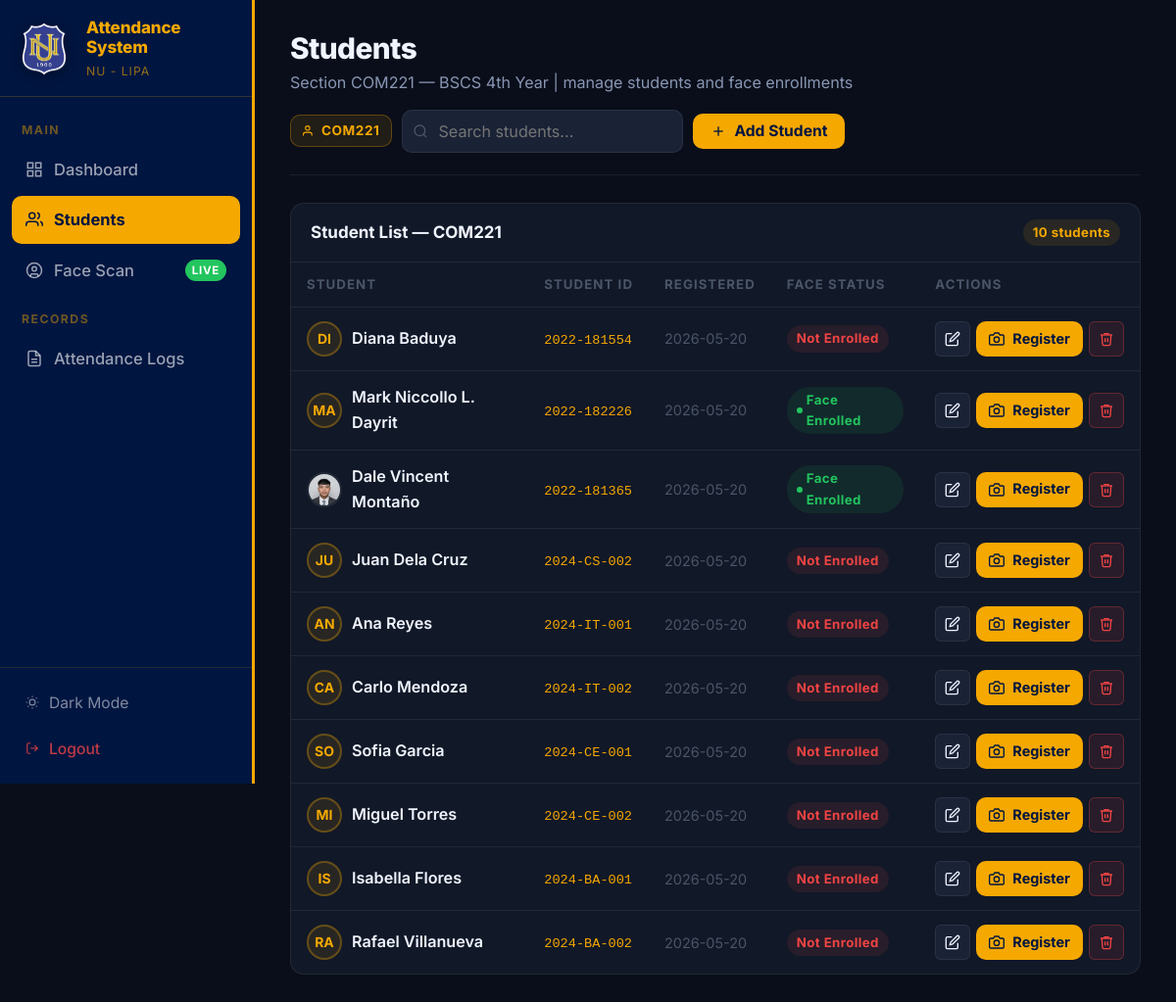
/students (signed in), run on an earlier commit of the app's database.
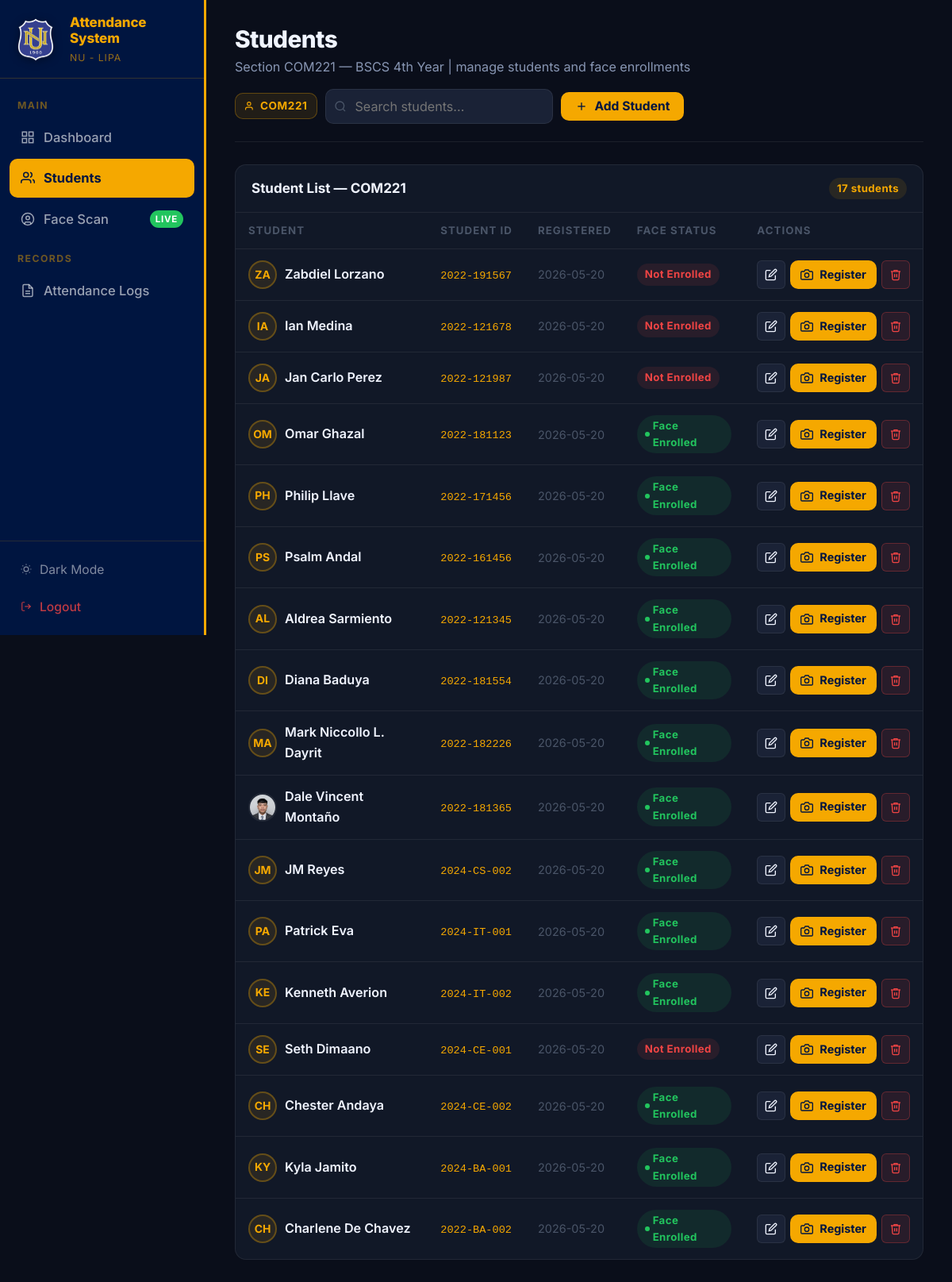
And on a later commit of the database.
### tables this page shows
CREATE TABLE students (
            id             INTEGER PRIMARY KEY AUTOINCREMENT,
            student_number TEXT    NOT NULL UNIQUE,
            full_name      TEXT    NOT NULL,
            course         TEXT    NOT NULL,
            year_level     INTEGER NOT NULL,
            section        TEXT    NOT NULL,
            image_path     TEXT,
            created_at     DATETIME DEFAULT CURRENT_TIMESTAMP
        , face_embedding BLOB);

### app.py (the view)
@app.route('/students')
@login_required
def students():
    db       = get_db()
    students = db.execute(
        "SELECT * FROM students ORDER BY created_at DESC"
    ).fetchall()
    db.close()
    return render_template('students.html', students=students)

### app.py (called while the page is built)
def login_required(f):
    @wraps(f)
    def decorated(*args, **kwargs):
        if 'admin_id' not in session:
            if request.path.startswith('/api/'):
                return jsonify({'success': False, 'message': 'Session expired. Please refresh and log in again.'}), 401
            flash('Please log in to continue.', 'error')
            return redirect(url_for('login'))
        return f(*args, **kwargs)
    return decorated

### utils/database.py (called while the page is built)
def get_db():
    conn = sqlite3.connect(DB_PATH)
    conn.row_factory = sqlite3.Row
    conn.execute("PRAGMA foreign_keys = ON")
    return conn

### templates/students.html (shortened to what this page needs)
{% extends "layout.html" %}
{% block content %}
<div class="page-header">
  <div>
    <h1 class="page-title">Students</h1>
    <p class="page-subtitle">Section COM221 — BSCS 4th Year | manage students and face enrollments</p>
  </div>
  <div class="page-actions">
    <div class="section-tag">
      <svg viewBox="0 0 24 24" fill="none" stroke="currentColor" stroke-width="2" width="13" height="13">
        <path d="M17 21v-2a4 4 0 0 0-4-4H5a4 4 0 0 0-4 4v2"/>
        <circle cx="9" cy="7" r="4"/>
      </svg>
      COM221
    </div>
    <div class="search-bar">
      <input class="form-input" type="search" id="studentSearch" placeholder="Search students..." />
    </div>
    <button class="btn btn-primary" onclick="openAddModal()">
      <svg viewBox="0 0 24 24" fill="none" stroke="currentColor" stroke-width="2">
        <line x1="12" y1="5" x2="12" y2="19"/><line x1="5" y1="12" x2="19" y2="12"/>
      </svg>
      Add Student
    </button>
  </div>
</div>
<div class="card">
  <div class="card-header">
    <h3 class="card-title">Student List — COM221</h3>
    <span class="badge badge-accent" id="studentCount">{{ students|length }} students</span>
  </div>
  <div class="table-wrapper">
    <table id="studentsTable">
      <thead>
        <tr>
          <th>Student</th>
          <th>Student ID</th>
          <th>Registered</th>
          <th>Face Status</th>
          <th>Actions</th>
        </tr>
      </thead>
      <tbody id="studentsBody">
        {% if students %}
          {% for s in students %}
          <tr data-id="{{ s.id }}" data-name="{{ s.full_name|lower }}">
            <td>
              <div style="display:flex;align-items:center;gap:10px;">
                {% if s.image_path %}
                  <img src="{{ url_for('static', filename='uploads/' + s.image_path) }}"
                    class="student-img" alt="{{ s.full_name }}"
                    onerror="this.style.display='none';this.nextElementSibling.style.display='flex';">
                {% else %}
                  <div class="avatar">{{ s.full_name[:2] }}</div>
                {% endif %}
                <span class="td-name">{{ s.full_name }}</span>
              </div>
            </td>
            <td><code style="font-size:0.8rem;color:var(--nu-gold);">{{ s.student_number }}</code></td>
            <td class="text-muted text-sm">{{ s.created_at[:10] if s.created_at else '—' }}</td>
            <td>
              {% if s.face_embedding %}
                <span class="badge badge-success"><span class="badge-dot"></span>Face Enrolled</span>
              {% elif s.image_path %}
                <span class="badge badge-accent">Profile Photo</span>
              {% else %}
                <span class="badge badge-danger">Not Enrolled</span>
              {% endif %}
            </td>
            <td>
              <div class="table-actions">
                <button class="btn btn-secondary btn-sm btn-icon action-edit" title="Edit"
                  data-id="{{ s.id }}" data-student-number="{{ s.student_number }}" data-full-name="{{ s.full_name }}">
                  <svg viewBox="0 0 24 24" fill="none" stroke="currentColor" stroke-width="2" width="14" height="14">
                    <path d="M11 4H4a2 2 0 0 0-2 2v14a2 2 0 0 0 2 2h14a2 2 0 0 0 2-2v-7"/>
                    <path d="M18.5 2.5a2.121 2.121 0 0 1 3 3L12 15l-4 1 1-4 9.5-9.5z"/>
                  </svg>
                </button>
                <button class="btn btn-primary btn-sm action-enroll" title="Enroll Face via Camera"
                  data-id="{{ s.id }}" data-full-name="{{ s.full_name }}">
                  <svg viewBox="0 0 24 24" fill="none" stroke="currentColor" stroke-width="2" width="14" height="14">
                    <path d="M23 19a2 2 0 0 1-2 2H3a2 2 0 0 1-2-2V8a2 2 0 0 1 2-2h4l2-3h6l2 3h4a2 2 0 0 1 2 2z"/>
                    <circle cx="12" cy="13" r="4"/>
                  </svg>
                  Register
                </button>
                <button class="btn btn-danger btn-sm btn-icon action-delete" title="Delete"
                  data-id="{{ s.id }}" data-full-name="{{ s.full_name }}">
                  <svg viewBox="0 0 24 24" fill="none" stroke="currentColor" stroke-width="2" width="14" height="14">
                    <polyline points="3,6 5,6 21,6"/>
                    <path d="M19 6l-1 14a2 2 0 0 1-2 2H8a2 2 0 0 1-2-2L5 6"/>
                    <path d="M10 11v6"/><path d="M14 11v6"/>
                    <path d="M9 6V4h6v2"/>
                  </svg>
                </button>
              </div>
            </td>
          </tr>
          {% endfor %}
        {% endif %}
      </tbody>
    </table>
  </div>
</div>
{% endblock %}

### templates/layout.html (shortened to what this page needs)
<!DOCTYPE html>
<html lang="en" data-theme="dark">
<head>
  <link rel="stylesheet" href="{{ url_for('static', filename='css/main.css') }}">
  <link rel="stylesheet" href="https://cdnjs.cloudflare.com/ajax/libs/font-awesome/6.5.0/css/all.min.css">
</head>
<body>
  <aside class="sidebar" id="sidebar">
    <div class="sidebar-brand" style="align-items:center;gap:14px;padding:18px 16px 16px;">
      <img src="{{ url_for('static', filename='uploads/NULipa.png') }}"
           alt="NU Logo"
           style="width:58px;height:58px;object-fit:contain;flex-shrink:0;filter:drop-shadow(0 2px 6px rgba(0,0,0,0.4));">
      <div style="display:flex;flex-direction:column;gap:2px;">
        <div class="brand-name" style="font-size:1rem;line-height:1.2;">Attendance System</div>
        <div class="brand-sub" style="font-size:0.72rem;">NU - LIPA</div>
      </div>
    </div>
    <nav class="sidebar-nav">
      <div class="nav-section-label">Main</div>
      <a href="{{ url_for('dashboard') }}" class="nav-item {% if request.endpoint == 'dashboard' %}active{% endif %}">
        <svg class="nav-icon" viewBox="0 0 24 24" fill="none" stroke="currentColor" stroke-width="2">
          <rect x="3" y="3" width="7" height="7"/><rect x="14" y="3" width="7" height="7"/>
          <rect x="14" y="14" width="7" height="7"/><rect x="3" y="14" width="7" height="7"/>
        </svg>
        Dashboard
      </a>
      <a href="{{ url_for('students') }}" class="nav-item {% if request.endpoint == 'students' %}active{% endif %}">
        <svg class="nav-icon" viewBox="0 0 24 24" fill="none" stroke="currentColor" stroke-width="2">
          <path d="M17 21v-2a4 4 0 0 0-4-4H5a4 4 0 0 0-4 4v2"/>
          <circle cx="9" cy="7" r="4"/>
          <path d="M23 21v-2a4 4 0 0 0-3-3.87"/>
          <path d="M16 3.13a4 4 0 0 1 0 7.75"/>
        </svg>
        Students
      </a>
      <a href="{{ url_for('face_attendance') }}" class="nav-item {% if request.endpoint == 'face_attendance' %}active{% endif %}">
        <svg class="nav-icon" viewBox="0 0 24 24" fill="none" stroke="currentColor" stroke-width="2">
          <circle cx="12" cy="12" r="10"/>
          <circle cx="12" cy="10" r="3"/>
          <path d="M7 20.662V19a2 2 0 0 1 2-2h6a2 2 0 0 1 2 2v1.662"/>
        </svg>
        Face Scan
        <span class="nav-badge">Live</span>
      </a>
      <div class="nav-section-label" style="margin-top:12px;">Records</div>
      <a href="{{ url_for('attendance_records') }}" class="nav-item {% if request.endpoint == 'attendance_records' %}active{% endif %}">
        <svg class="nav-icon" viewBox="0 0 24 24" fill="none" stroke="currentColor" stroke-width="2">
          <path d="M14 2H6a2 2 0 0 0-2 2v16a2 2 0 0 0 2 2h12a2 2 0 0 0 2-2V8z"/>
          <polyline points="14,2 14,8 20,8"/>
          <line x1="16" y1="13" x2="8" y2="13"/>
          <line x1="16" y1="17" x2="8" y2="17"/>
        </svg>
        Attendance Logs
      </a>
    </nav>
    <div class="sidebar-footer">
      <div class="theme-toggle" id="themeToggle">
        <span class="toggle-label"></span>
      </div>
      <a href="{{ url_for('logout') }}" class="logout-btn">
        <svg viewBox="0 0 24 24" fill="none" stroke="currentColor" stroke-width="2" width="14" height="14">
          <path d="M9 21H5a2 2 0 0 1-2-2V5a2 2 0 0 1 2-2h4"/>
          <polyline points="16,17 21,12 16,7"/>
          <line x1="21" y1="12" x2="9" y2="12"/>
        </svg>
        Logout
      </a>
    </div>
  </aside>
  <main class="main-content">
    {% block content %}{% endblock %}
  </main>
</body>
</html>

### templates/students.html (style rules this page uses)
.student-img { width: 36px; height: 36px; border-radius: 50%; object-fit: cover; border: 2px solid var(--border); }
.table-actions { display: flex; gap: 6px; }
.section-tag { display: inline-flex; align-items: center; gap: 6px; background: var(--nu-gold-soft); border: 1px solid rgba(245,168,0,0.3); color: var(--nu-gold); border-radius: var(--radius-md); padding: 5px 12px; font-size: 0.8rem; font-weight: 700; letter-spacing: 0.04em; }

What changed in the data, as far as the page shows it:
added students: full_name "ZA", full_name "Zabdiel Lorzano", student_number "2022-191567", created_at "2026-05-20", shows "Not Enrolled"
added students: full_name "IA", full_name "Ian Medina", student_number "2022-121678", created_at "2026-05-20", shows "Not Enrolled"
added students: full_name "JA", full_name "Jan Carlo Perez", student_number "2022-121987", created_at "2026-05-20", shows "Not Enrolled"
added students: full_name "OM", full_name "Omar Ghazal", student_number "2022-181123", created_at "2026-05-20", shows "Face Enrolled"
added students: full_name "PH", full_name "Philip Llave", student_number "2022-171456", created_at "2026-05-20", shows "Face Enrolled"
added students: full_name "PS", full_name "Psalm Andal", student_number "2022-161456", created_at "2026-05-20", shows "Face Enrolled"
added students: full_name "AL", full_name "Aldrea Sarmiento", student_number "2022-121345", created_at "2026-05-20", shows "Face Enrolled"
changed students "Diana Baduya": now shows "Face Enrolled"; no longer shows "Not Enrolled"
changed students: full_name "JU" → "JM"; full_name "Juan Dela Cruz" → "JM Reyes"; now shows "Face Enrolled"; no longer shows "Not Enrolled"
changed students: full_name "AN" → "PA"; full_name "Ana Reyes" → "Patrick Eva"; now shows "Face Enrolled"; no longer shows "Not Enrolled"
changed students: full_name "CA" → "KE"; full_name "Carlo Mendoza" → "Kenneth Averion"; now shows "Face Enrolled"; no longer shows "Not Enrolled"
changed students: full_name "SO" → "SE"; full_name "Sofia Garcia" → "Seth Dimaano"
changed students: full_name "MI" → "CH"; full_name "Miguel Torres" → "Chester Andaya"; now shows "Face Enrolled"; no longer shows "Not Enrolled"
changed students: full_name "IS" → "KY"; full_name "Isabella Flores" → "Kyla Jamito"; now shows "Face Enrolled"; no longer shows "Not Enrolled"
changed students: full_name "RA" → "CH"; full_name "Rafael Villanueva" → "Charlene De Chavez"; student_number "2024-BA-002" → "2022-BA-002"; now shows "Face Enrolled"; no longer shows "Not Enrolled"
Also different on the page:
{{ students|length }}: "10" → "17"
